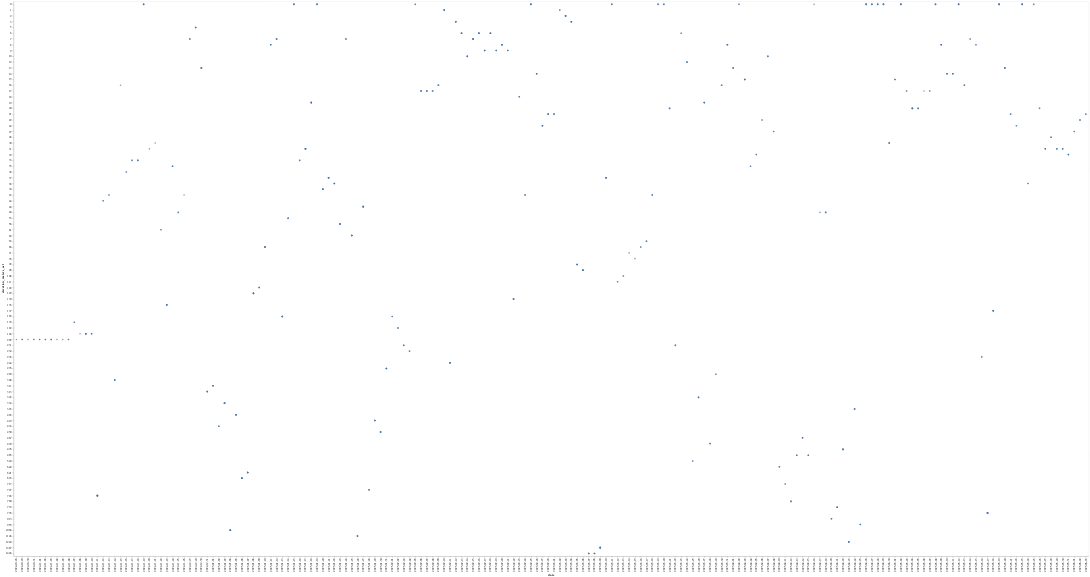

Write notebook code for a chart like this one.
### Code cell
chart = alt.Chart(wdf[::100]).mark_circle().encode(
    x = 'date:O',
    y = 'elevation_meters_asl:N'
)
chart

### Figure 1 — Vega-Lite specification as saved in the notebook (floating-point values rounded to 4 significant figures; data arrays with more than 128 entries replaced by an {"elided": "..."} marker saying what was removed)
{"config": {"view": {"continuousWidth": 300, "continuousHeight": 300}}, "data": {"name": "data-d38057614e95764c0ee2e0de7ca61c1e"}, "mark": {"type": "circle"}, "encoding": {"x": {"field": "date", "type": "ordinal"}, "y": {"field": "elevation_meters_asl", "type": "nominal"}}, "$schema": "https://vega.github.io/schema/vega-lite/v5.20.1.json", "datasets": {"data-d38057614e95764c0ee2e0de7ca61c1e": {"elided": "656 records"}}}
